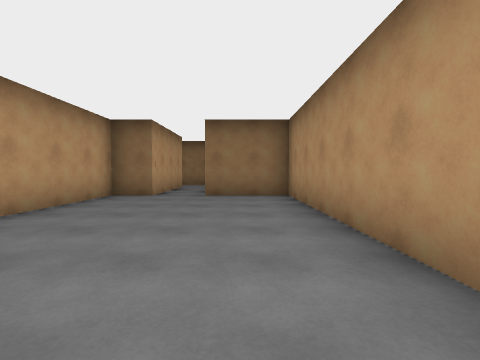
[1] (above)

15 first-person views from a walk through a Unity game level. The camera is 1.3 m above the floor, tilts 2° down and sees 85° across. The floor is counted in squares, 2 m on a side. Each view is taken from the middle of a square. On the plan, view 1 faces up. The plan holds only what a view shows up to about 9 squares ahead; the rest is blank. The place goes on beyond the plan. The player is left out.

[2]
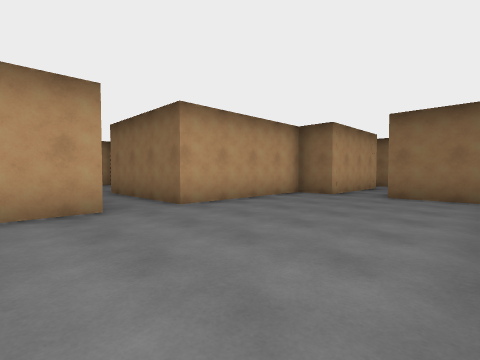

[3]
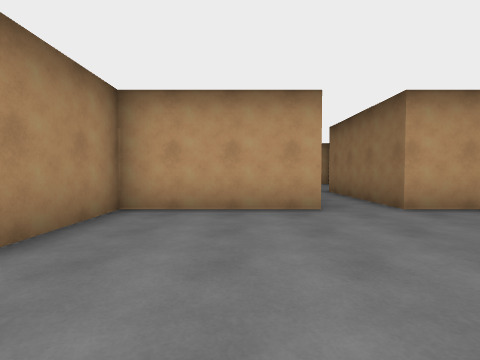

[4]
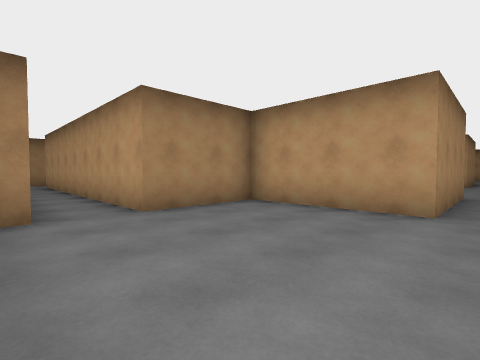

[5]
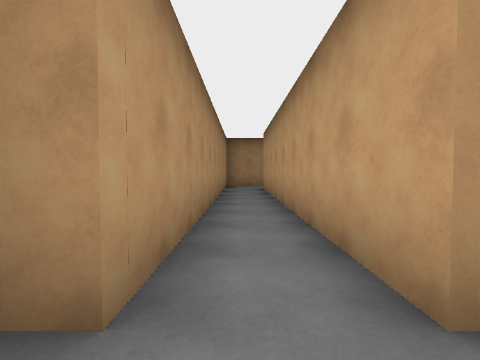

[6]
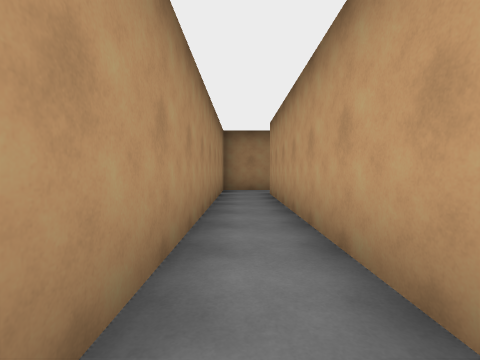

[7]
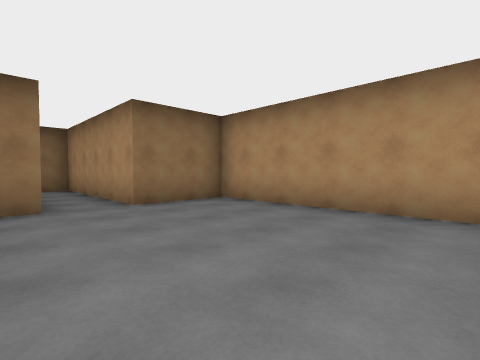

[8]
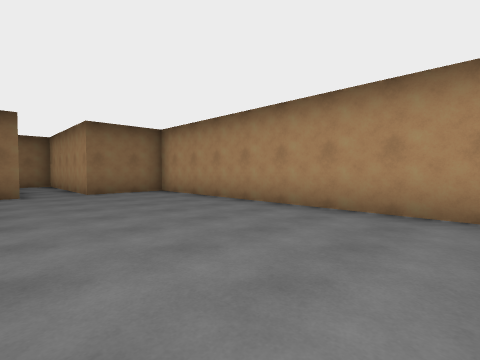

[9]
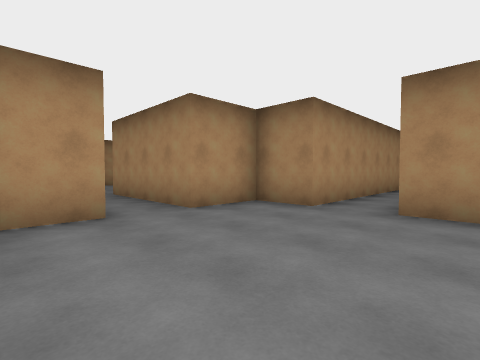

[10]
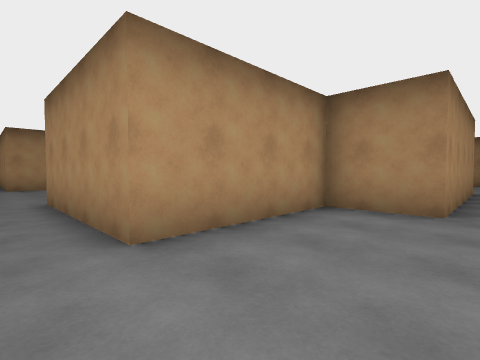

[11]
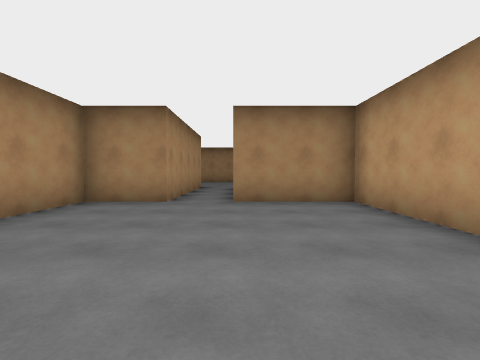

[12]
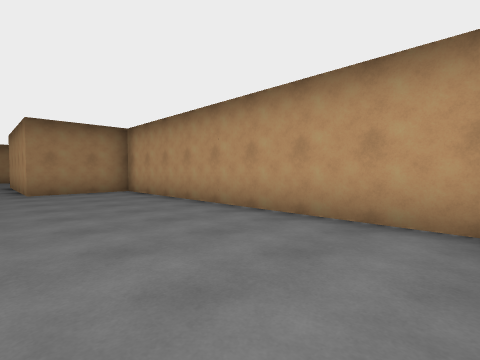

[13]
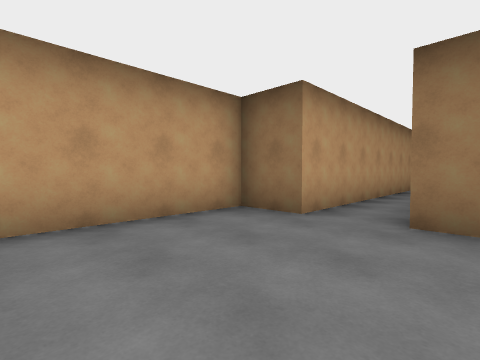

[14]
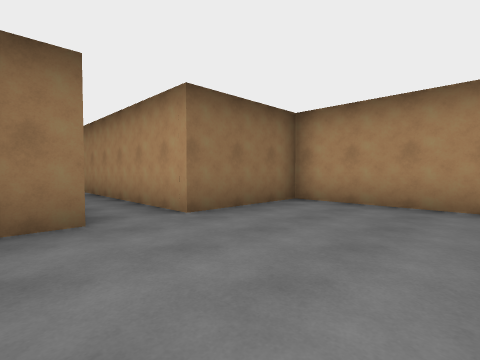

[15]
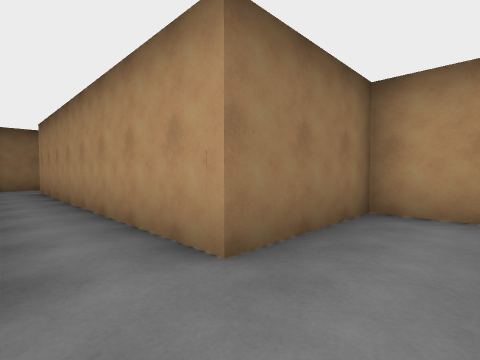

### Floor plan
Ten units are one square. View 1 is at (0, 0); x grows to the right and y downward. Boxes are objects, and circles mark ways between rooms. Rooms are numbered by the first view taken in them; rooms with no view inside come last. Other rooms are left out.
<svg viewBox="-219 -151 237 274">
<path fill="none" stroke="#000" d="M-34 -14 -34 20 -8 20M13 9 13 -69 -9 -69 -9 -104M6 20 10 20M-23 -95 -23 -69 -34 -69 -34 -28M-8 20 -8 104M-10 118 6 118 6 20M-85 4 -72 4 -72 -14 -34 -14M-109 4 -99 4M-34 -28 -72 -28 -72 -39M-157 -31 -157 -64 -187 -64 -187 -146M-175 25 -157 25 -157 -11 -118 -11M-201 -131 -201 -64 -214 -64 -214 25 -189 25"/>
<circle cx="0" cy="10" r="3" fill="#2a7"/>
<circle cx="-40" cy="-20" r="3" fill="#2a7"/>
<circle cx="-120" cy="-20" r="3" fill="#2a7"/>
<text x="-10" y="-30">1</text>
<text x="0" y="60">2</text>
<text x="-90" y="-30">3</text>
<text x="-180" y="-30">4</text>
</svg>
Room 1 opens to room 2. Room 1 opens to room 3. Room 3 opens to room 4.

Where each view was taken, in squares from view 1:
view 1: 0 up, 0 right, facing up
view 2: 0 up, 1 right, facing up-left
view 3: 0 up, 1 right, facing left
view 4: 2 up, 1 right, facing down-left
view 5: 1 down, 0 right, facing down
view 6: 3 down, 0 right, facing down
view 7: 2 up, 3 left, facing up-right
view 8: 1 down, 3 left, facing up-right
view 9: 4 up, 11 left, facing down-right
view 10: 2 up, 18 left, facing down-right
view 11: 3 up, 19 left, facing down
view 12: 6 up, 18 left, facing down-left
view 13: 3 up, 18 left, facing up-left
view 14: 3 up, 21 left, facing up-right
view 15: 5 up, 20 left, facing up-right
